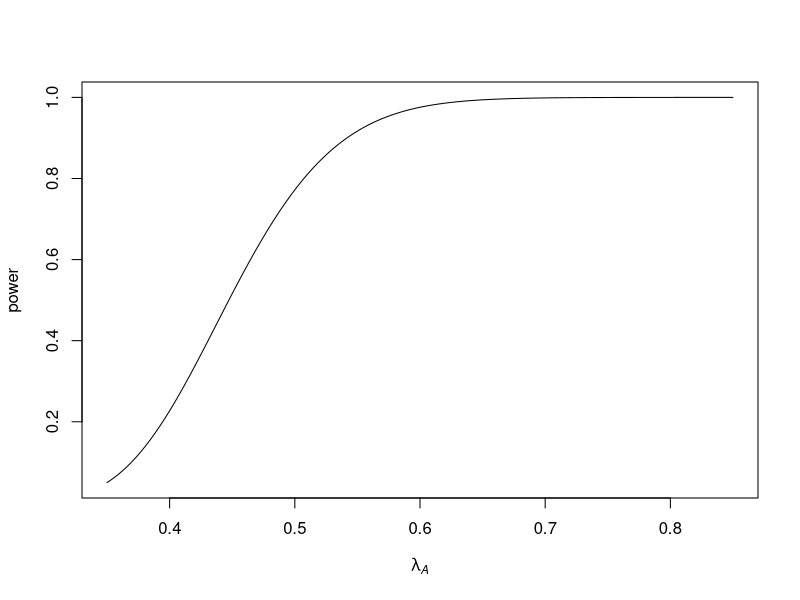

Generate this figure with R: (Note: this script raises an error after producing the figure.)
rm(list = ls())
lambda.0 <- 0.35 ; lambda.A <- seq(0.35, 0.85, length = 501)
alpha <- 0.05 ; n <- 100
l.H <- qnorm(1 - alpha, lambda.0, sqrt(lambda.0 / n))
power <- 1 - pnorm(l.H, lambda.A, sqrt(lambda.A/n))
# openg()
plot(lambda.A, power, type = 'l', 
  xlab = expression(italic(lambda[A])))
# saveg('Poisson-power-large-sample-CPUE')
round(c(lambda.0 = lambda.0, n = n, 
  lambda.A = lambda.A[51], alpha = alpha, 
  power = power[51]), 3)
  
beta <- 0.2
n <- ((qnorm(1 - alpha / 2) * sqrt(lambda.0) -
  qnorm(beta) * sqrt(lambda.A)) / (lambda.0 - lambda.A))^2

openg()
plot(lambda.A, n, type = 'l', xlim = c(0.36, 0.42),
  ylim = c(0, 50000), ylog = TRUE)
saveg('Poisson-n-large-sample-CPUE')  
round(c(lambda.0 = lambda.0, n = ceiling(n[51]), 
  lambda.A = lambda.A[51], alpha = alpha, 
  power = 1 - beta), 3)
